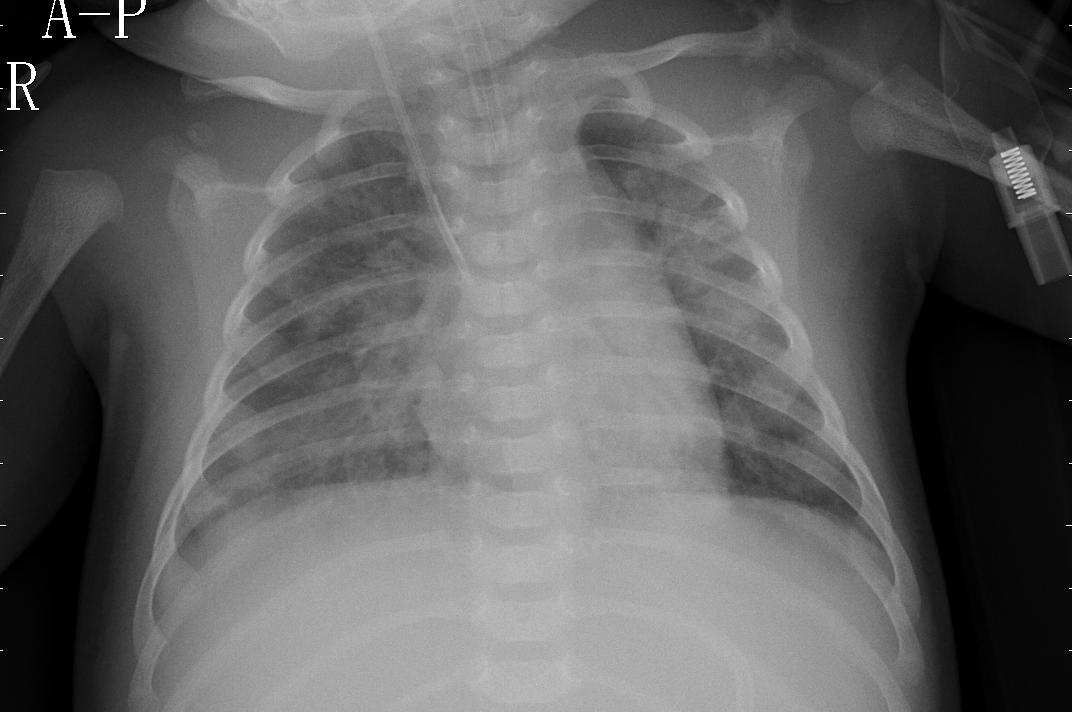
#> input picture proyecto-imagenes-medicas/data/person1946_bacteria_4875.jpeg, 1072 x 712 px
$ python before_after.py ../../data/person1946_bacteria_4875.jpeg
#> lines starting #> are read from the running program, lines starting #| are printed output that depends on the picture; long printed decimals are rounded
#> further down, im is the input picture: shape (712, 1072); min 0, max 255, mean 98.5
"""
before_after.py.

Módulo con funciones auxiliares para el análisis sencillo de imágenes en escala de
grises: entropía de Shannon y estimación de desviación estándar local mediante
filtro de caja. Las funciones aceptan arreglos numpy (uint8 o float) y devuelven
arreglos numpy. Está pensado para imágenes en escala de grises con valores en
el rango [0, 255].

Funciones
---------
shannon_entropy(img)
    Calcula la entropía de Shannon de una imagen (uint8 o convertible) en escala
    de grises.

local_std_img(img, ksize=31)
    Estima la desviación estándar local usando un blur de caja (cv2.blur).

Ejemplo
-------
>>> import cv2, numpy as np
>>> from imagen_metrics import shannon_entropy, local_std_img
>>> img = cv2.imread('gray.png', cv2.IMREAD_GRAYSCALE)
>>> print(shannon_entropy(img))
>>> s = local_std_img(img, ksize=15)

"""
from __future__ import annotations

from typing import Tuple

import numpy as np
import cv2

__all__ = ["shannon_entropy", "local_std_img"]


def _as_uint8_gray(img: np.ndarray) -> np.ndarray:
    """Convertir entrada a imagen grayscale uint8.

    - Si la imagen ya es uint8 se devuelve una copia (o la misma referencia si es
      inmutable).
    - Si la imagen es float se asume que sus valores están en [0, 255] y se
      realiza un `np.rint` con recorte.

    Parameters
    ----------
    img : np.ndarray
        Imagen de entrada (H, W) o (H, W, 1).

    Returns
    -------
    np.ndarray
        Imagen en uint8 con forma (H, W).
    """
    if img.ndim == 3 and img.shape[2] == 1:
        img = img.reshape(img.shape[:2])

    if img.dtype == np.uint8:
        return img

    # Para imágenes float, asumimos rango [0,255]
    if np.issubdtype(img.dtype, np.floating):
        f = np.rint(img).astype(np.int32)
        f = np.clip(f, 0, 255).astype(np.uint8)
        return f

    # Para otros dtypes enteros, recortar y convertir
    if np.issubdtype(img.dtype, np.integer):
        a = img.astype(np.int64)
        a = np.clip(a, 0, 255).astype(np.uint8)
        return a

    # Fallback: intentar convertir a float y luego a uint8
    f = np.array(img, dtype=np.float32)
    f = np.rint(f)
    f = np.clip(f, 0, 255).astype(np.uint8)
    return f


def shannon_entropy(img: np.ndarray) -> float:
    """Calcular la entropía de Shannon de una imagen en escala de grises.

    La función espera una imagen de 8 bits (valores 0-255). Si se le pasa una
    imagen en otro tipo, intentará convertirla razonablemente.

    Parameters
    ----------
    img : np.ndarray
        Imagen en escala de grises (H, W) con dtype uint8 o convertible.

    Returns
    -------
    float
        Entropía de Shannon en bits.

    Notes
    -----
    - Se utiliza un histograma de 256 bins (0..255). Para evitar log(0) se
      descartan probabilidades nulas.
    - Para imágenes vacías (todos ceros) la entropía será 0.

    Examples
    --------
    >>> import numpy as np
    >>> shannon_entropy(np.zeros((10,10), dtype=np.uint8))
    0.0

    """
    if not isinstance(img, np.ndarray):
        raise TypeError("`img` debe ser un numpy.ndarray")

    u8 = _as_uint8_gray(img)

    # histograma - usa bincount por ser muy rápido
    hist = np.bincount(u8.ravel(), minlength=256).astype(np.float64)
#> hist = 256 values, max 19002 at index 0, min 0 at index 220, mean 2981.5
    total = hist.sum()
#> total = 763264
    if total == 0:
        return 0.0

    prob = hist / total
#> prob = 256 values, max 0.0249 at index 0, min 0 at index 220, mean 0.00391
    prob = prob[prob > 0.0]
#> prob = 247 values, max 0.0249 at index 0, min 1.31e-06 at index 203, mean 0.00405

    # entropía en bits
    ent = -(prob * np.log2(prob)).sum()
#> ent = 7.41
#| Entropía: 7.407 bits
    return float(ent)


def local_std_img(img: np.ndarray, ksize: int = 31) -> np.ndarray:
    """Estimar la desviación estándar local usando un blur de caja.

    La desviación estándar se estima mediante las identidades:

        var = E[X^2] - (E[X])^2
        std = sqrt(max(var, 0))

    donde las esperanzas locales se aproximan con `cv2.blur` (media de la
    ventana). La función acepta imágenes uint8 o float y devuelve un arreglo
    float32 con la desviación estándar local por píxel.

    Parameters
    ----------
    img : np.ndarray
        Imagen en escala de grises (H, W). Puede ser uint8 o float con rango
        aproximadamente en [0, 255].
    ksize : int, optional
        Tamaño de la ventana cuadrada (debe ser impar), por defecto 31.

    Returns
    -------
    np.ndarray
        Imagen (H, W) de tipo float32 con la desviación estándar local.

    Examples
    --------
    >>> import numpy as np
    >>> img = np.zeros((100,100), dtype=np.uint8)
    >>> s = local_std_img(img, ksize=15)
    >>> s.dtype
    dtype('float32')

    """
#> called with ksize = 31
    if not isinstance(img, np.ndarray):
        raise TypeError("`img` debe ser un numpy.ndarray")

    if ksize <= 0:
        raise ValueError("`ksize` debe ser un entero positivo")

    # forzar ksize impar
    if ksize % 2 == 0:
        ksize += 1

    # Convertir a float32 para evitar overflow en cuadrados
    f = img.astype(np.float32)
    f2 = f * f
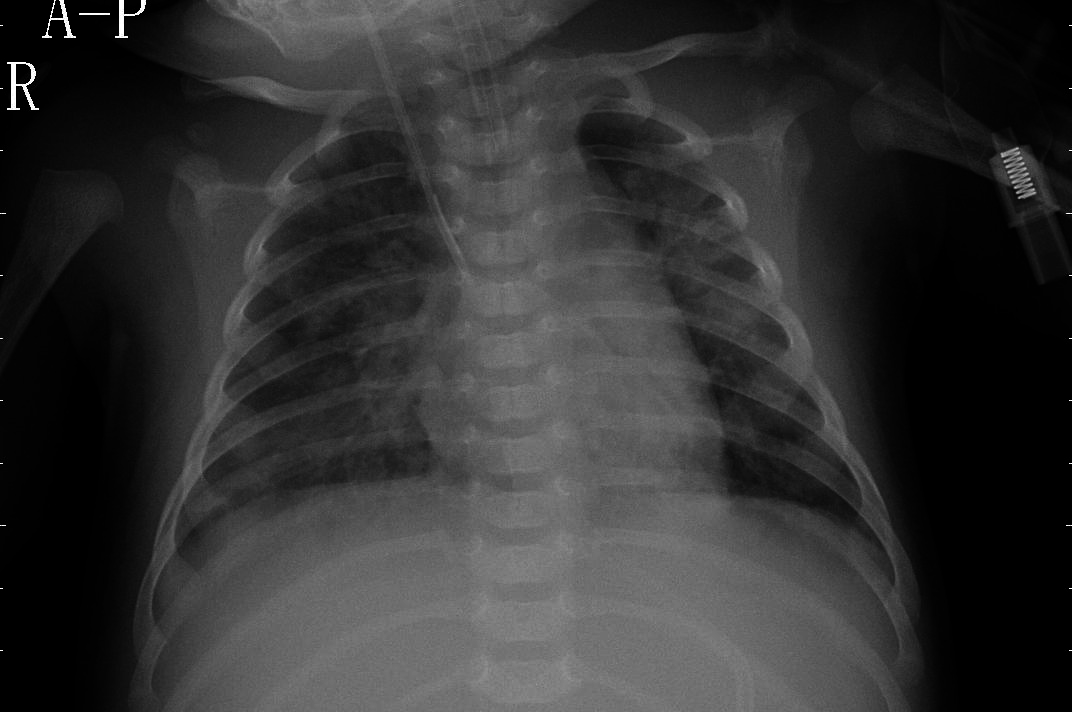
#> f2: shape (712, 1072) float32; min 0, max 65025, mean 12746.4; drawn with min black and max white

    k = (ksize, ksize)
    mean = cv2.blur(f, k)
    mean2 = cv2.blur(f2, k)
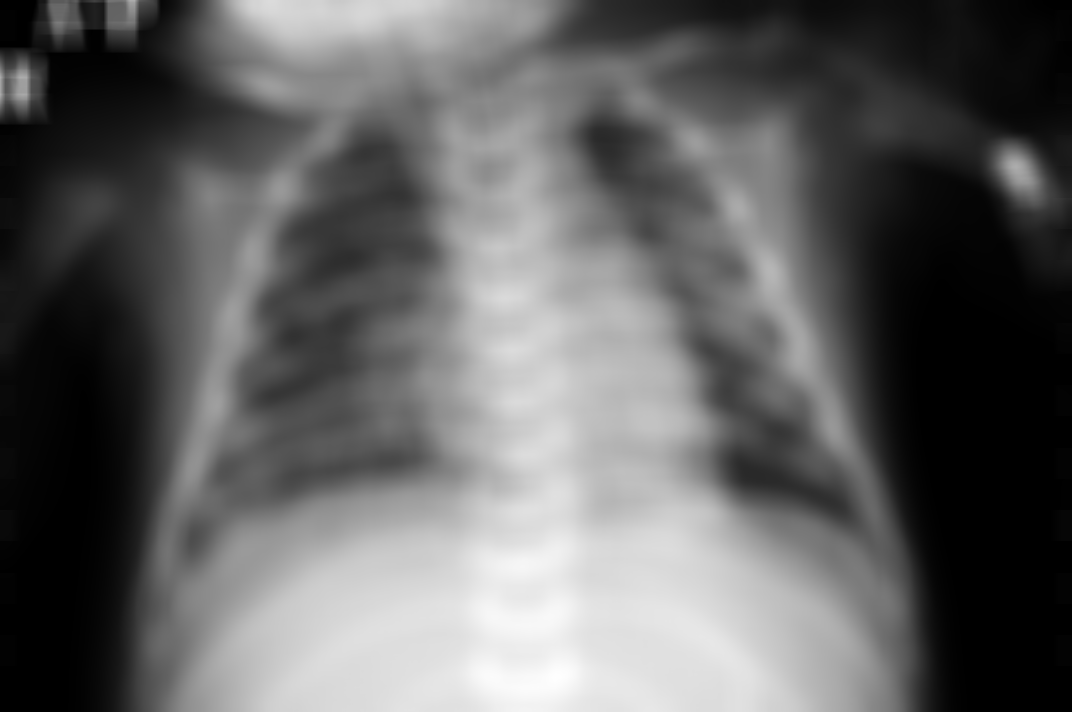
#> mean2: shape (712, 1072) float32; min 0.0156, max 32987.9, mean 12746.5; drawn with min black and max white

    var = mean2 - mean * mean
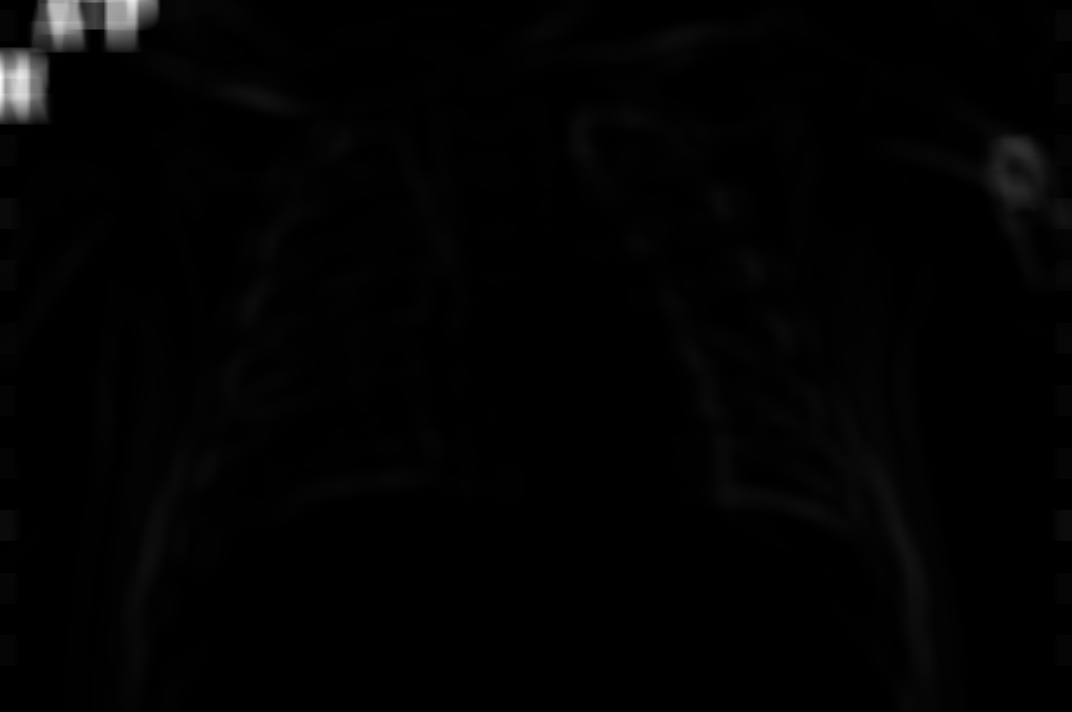
#> var: shape (712, 1072) float32; min 0, max 14294, mean 170.1; drawn with min black and max white
    # corregir pequeños valores negativos por errores numéricos
    var = np.maximum(var, 0.0)

    return np.sqrt(var).astype(np.float32)


if __name__ == "__main__":
    # breve demostración si se ejecuta como script
    import sys

    if len(sys.argv) > 1:
        path = sys.argv[1]
        im = cv2.imread(path, cv2.IMREAD_GRAYSCALE)
        if im is None:
            print(f"No se pudo leer la imagen: {path}")
            sys.exit(1)

        print(f"Entropía: {shannon_entropy(im):.6f} bits")
        s = local_std_img(im, ksize=31)
        print(f"Desviación estándar local: min={s.min():.3f}, max={s.max():.3f}")
#| Desviación estándar local: min=0.000, max=119.557
    else:
        print("Ejecuta: python imagen_metrics.py <ruta_imagen>")
